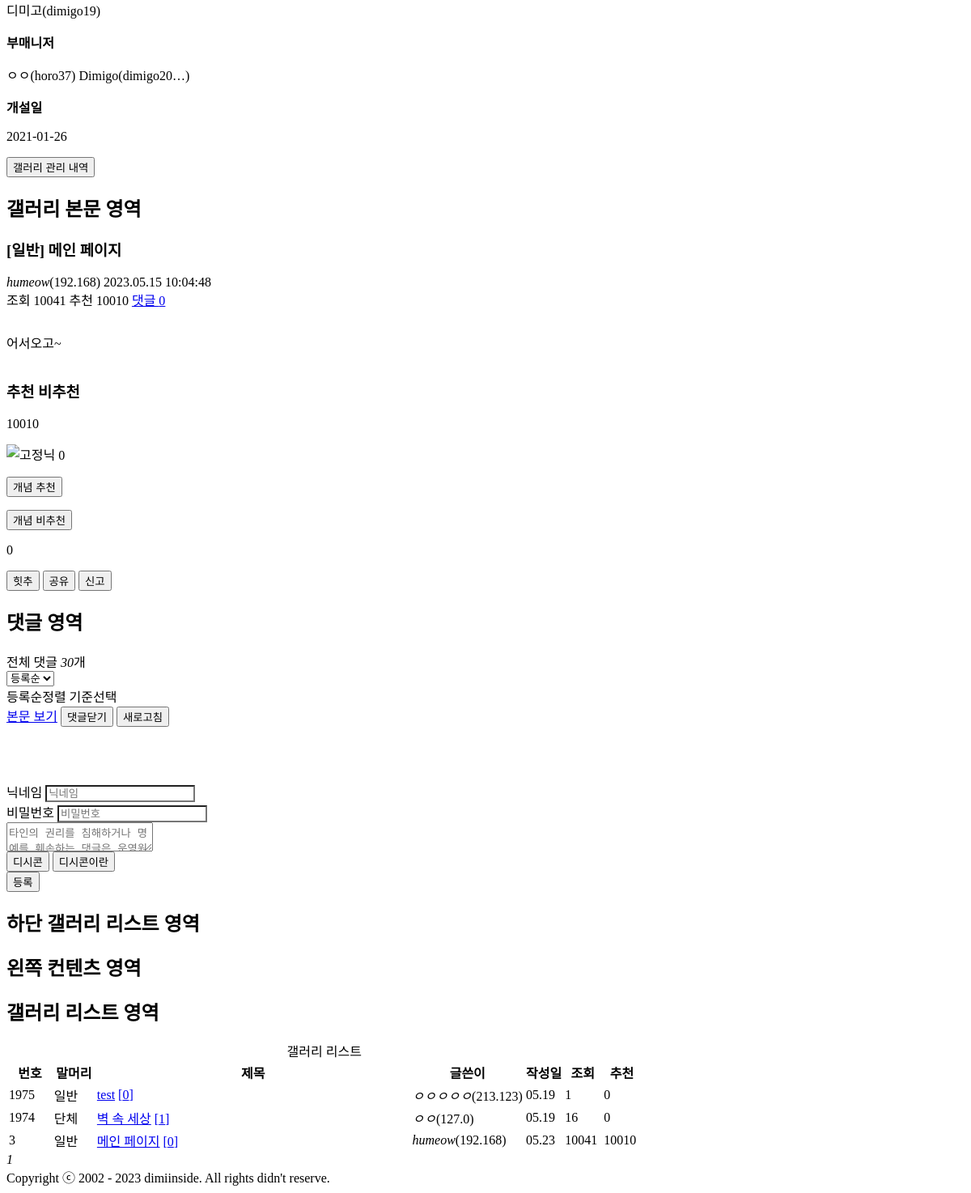
Page /gallery/wp/3 (lower part) on the earlier database version.
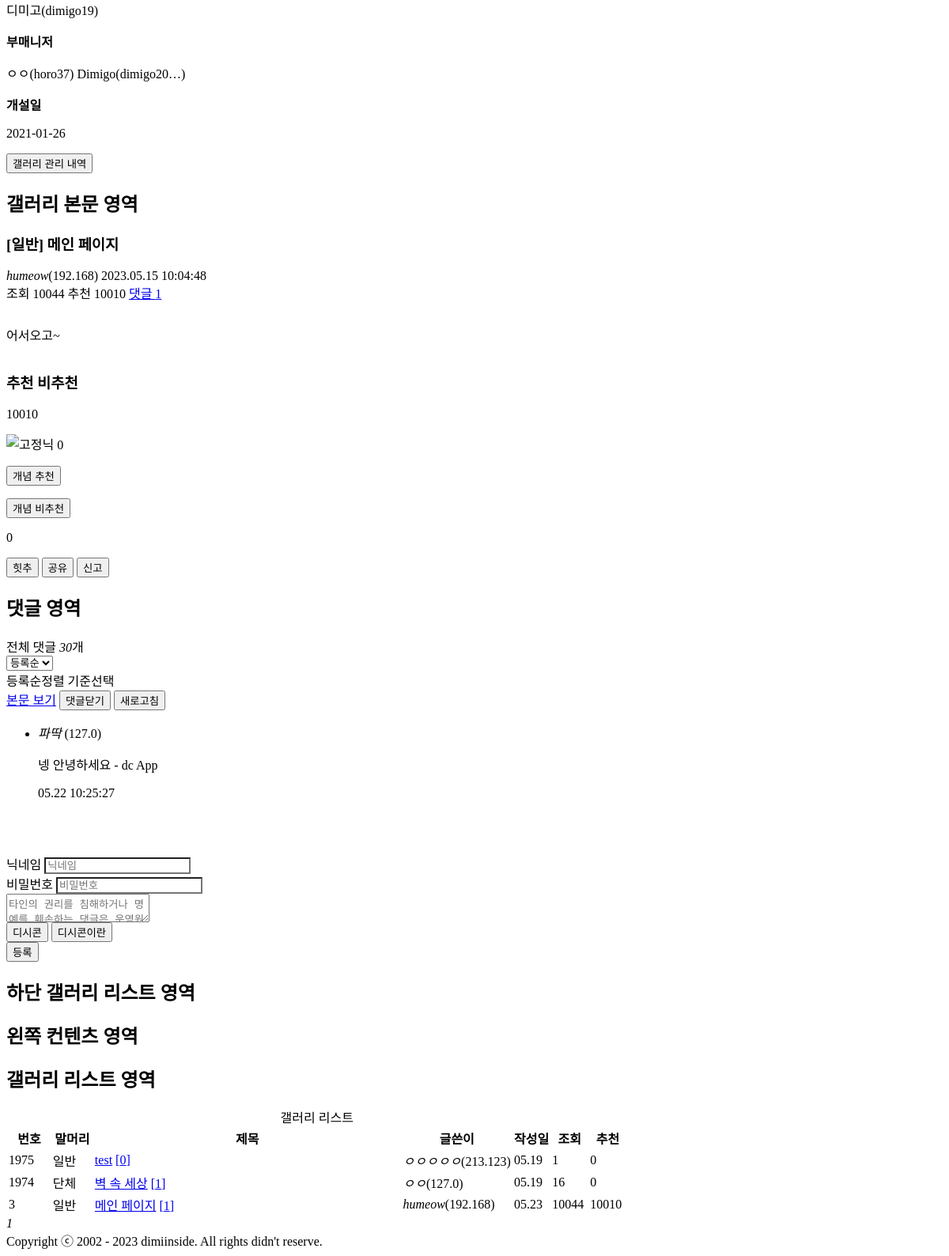
Same page on the later database version.
### model/model.py (models this page shows)
class Writing(SQLModel, table=True):
    id: Optional[int] = Field(default=None, primary_key=True)
    gallery: str
    subject: str
    title: str
    nickname: str
    ip: str
    date: str
    count: int
    recommend: int = Field(default=0)
    unrecommend: int = Field(default=0)
    content: str
    chat_ids: str = Field(default="")

class Replys(SQLModel, table=True):
    id: int = Field(default=None, primary_key=True, unique=True)
    name: str
    password: str
    ip: str
    context: str
    date: str
    writing_id: int
    class Config:
        arbitrary_types_allowed = True

### router/poetry.py (the view)
@router.get("/gallery/{gallery}/{writing_id}")
async def show_writing(request: Request, gallery, writing_id):
    with Session(engine) as session:
        statement = select(Writing).where(Writing.id == writing_id).where(Writing.gallery == gallery)
        results = session.exec(statement)
        resFetch = results.first()
        if resFetch is None:
            return None
        foot_writing_dict_list = foot_writing_dict_list_func(gallery)
        reply_dict_list = load_reply(writing_id)
        resFetch.count += 1
        session.add(resFetch)
        session.commit()
        session.refresh(resFetch)
        now_writing_dict = {
            "id": writing_id,
            "gallery": gallery,
            "subject": resFetch.subject,
            "title": resFetch.title,
            "nickname": resFetch.nickname,
            "ip": resFetch.ip,
            "reply_num": len(reply_dict_list),
            "date": resFetch.date,
            "count": resFetch.count,  # 조회수
            "recommend": resFetch.recommend,  # 추천
            "unrecommend": resFetch.unrecommend,
            "content": resFetch.content,
            "chat_id": resFetch.chat_ids.split(","),
        }
        gallery_list = [
            ["DC", 'dc'],
            ["EB", 'eb'],
            ["WP", 'wp'],
            ["HD", 'hd'],
            ["허관무", 'gwanmu'],
        ]
        return templates.TemplateResponse("clear_last.html",
                                          {"request": request, "now_writing_dict": now_writing_dict, "gallery_list": gallery_list,
                                           "foot_writing_dict_list": foot_writing_dict_list, "reply_dict_list": reply_dict_list,
                                          "gallery_list_length": len(gallery_list), })

### templates/clear_last.html (shortened to what this page needs)
<html lang="ko" class="darkmode"><head>
	<link rel="stylesheet" type="text/css" href="https://nstatic.dcinside.com/dc/w/css/reset.css?v=3">
	<link rel="stylesheet" type="text/css" href="https://nstatic.dcinside.com/dc/w/css/common.css?v=220722">
	<link rel="stylesheet" type="text/css" href="https://nstatic.dcinside.com/dc/w/css/contents.css?v=221013_3">
  	<link rel="stylesheet" type="text/css" href="https://nstatic.dcinside.com/dc/w/css/minor.css?v=220722">
  	<link rel="stylesheet" type="text/css" href="https://nstatic.dcinside.com/dc/w/css/popup.css?v=221012">
  	<link rel="stylesheet" type="text/css" href="https://nstatic.dcinside.com/dc/w/css/research.css?v=220722">
  	<link rel="stylesheet" type="text/css" href="https://nstatic.dcinside.com/dc/w/css/og.css?v=221107">
  		<link rel="stylesheet" href="https://nstatic.dcinside.com/dc/w/css/minor.css?v=220106" type="text/css" charset="utf-8">
  </head><body>
  <div id="top" class="dcwrap width1160 view_wrap miniwrap">
        <div class="wrap_inner ">
    <main id="container" class="clear mini_view">
	<section>
<article>
  <div class="issue_wrap">
	<div class="issuebox gallery_box">
	  <div class="issue_contentbox clear">
	<div class="minor_intro_box clear">
		<div class="info_contbox">
						<div class="inner">
								<div class="info_cont">
					<p class="cont">
										<span class="mng_nick">디미고(dimigo19)</span>
										</p>
				</div>
				<div class="info_cont">
					<strong class="tit">부매니저</strong>
					<p class="cont">
											<span class="mng_nick">ㅇㅇ(<span title="horo37">horo37</span>)
											<span class="mng_nick">Dimigo(<span title="dimigo2020">dimigo20…</span>)
															</span></span></p>
				</div>
				<div class="info_cont">
					<strong class="tit">개설일</strong>
					<p class="cont">2021-01-26</p>
				</div>
				<div class="info_cont">
	  				<button type="button" class="font_lightpurple btn_mngadmin_report" onclick="alert('갤러리 관리 내역을 공개하지 않는 갤러리입니다.')">갤러리 관리 내역</button>
	  			</div>
							</div>
		</div>
	</div>
</div>
	</div>
  </div>
</article>
		<article>
			<h2 class="blind">갤러리 본문 영역</h2>
			<div class="view_content_wrap">
				<header>
					<div class="gallview_head clear ub-content">
						<h3 class="title ub-word">
												<span class="title_headtext">[{{now_writing_dict['subject']}}]</span> <span class="title_subject">{{now_writing_dict['title']}}</span></h3>
												<div class="gall_writer ub-writer" data-nick="{{now_writing_dict['nickname']}}" data-uid="" data-ip="{{now_writing_dict['ip']}}" data-loc="view">
							<div class="fl">
								<span class="nickname" title="{{now_writing_dict['nickname']}}"><em>{{now_writing_dict['nickname']}}</em></span><span class="ip">({{now_writing_dict['ip']}})</span>																<span class="gall_date" title="2023-05-15 10:04:48">2023.05.15 10:04:48</span>
															</div>
							<div class="fr">
								<span class="gall_count">조회 {{now_writing_dict['count']}}</span>
								<span class="gall_reply_num">추천 {{now_writing_dict['recommend']}}</span>
								<span class="gall_comment"><a href="#focus_cmt">댓글 {{now_writing_dict['reply_num']}}</a></span>
							</div>
						</div>
					</div>
				</header>
				<div class="gallview_contents">
					<div class="inner clear">
											<div class="writing_view_box">
							<pre></pre>							<div class="write_div" style="overflow:hidden;width:900px;">
							<p style="white-space: pre-line;">{{now_writing_dict['content']}}</p>
							</div>
						</div>
												<div class="btn_recommend_box recomuse_y morebox">
													<h3 class="blind">추천 비추천</h3>
														<div class="inner_box">
							<div class="inner">
															<div class="up_num_box">
									<p class="up_num font_red" id="recommend_view_up_{{now_writing_dict['id']}}">{{now_writing_dict['recommend']}}</p>
									<p class="sup_num">
										<spen class="writer_nikcon">
	                						<img src="//nstatic.dcinside.com/dc/w/images/fix_nik.gif" alt="고정닉">
	            						</spen>
										<span class="font_blue smallnum" id="recommend_view_up_fix_2053">0</span>
									</p>
								</div>
								<form id="writing_recommend" action="/recommend" method="post">
									<button form="writing_recommend" type="submit" class="btn_recom_up" data-no="{{now_writing_dict['id']}}"><span class="blind">개념 추천</span><em class="sp_img icon_recom_up"></em></button>
								</form>
							</div>
							<div class="inner">
								<form id="writing_unrecommend" action="/recommend" method="post">
									<button form="writing_unrecommend" type="submit" class="btn_recom_down" data-no="{{now_writing_dict['id']}}"><span class="blind">개념 비추천</span><em class="sp_img icon_recom_down"></em></button>
								</form>
								<div class="down_num_box">
									<p class="down_num" id="recommend_view_down_{{now_writing_dict['id']}}">{{now_writing_dict['unrecommend']}}</p>
								</div>
							</div>
														</div>
																					<div class="recom_bottom_box clear three">
																<button type="button" class="btn_nhitgall" data-no="2053"><em class="sp_img icon_nhitgall"></em>힛추</button>
																																								<button type="button" class="btn_snsmore" data-no="2053"><em class="sp_img icon_snsmore"></em>공유</button>
								<button type="button" class="btn_report" data-no="2053"><em class="sp_img icon_report"></em>신고</button>
							</div>
						</div>
									</div>
			</div>
<div class="view_comment" id="focus_cmt">
	<h2 class="blind">댓글 영역</h2>
	<div id="comment_wrap_2140889" class="comment_wrap show" data-article-lv="10" data-sort-type="" data-comment-cnt="0" data-article-no="2140889">
		<div class="comment_count">
			<div class="fl num_box">
				전체 댓글 <em class="font_red"><span id="comment_total_2140889">30</span></em>개
				<div class="select_box array_latest">
					<select name="selCommentSort">
						<option value="D">등록순</option>
					</select>
					<div class="select_area" onclick="showLayer(this, 'commentSortLayer_2140889');return false;"><span class="comment_sort_txt">등록순</span><span class="blind">정렬 기준선택</span><em class="sp_img icon_option_more"></em></div>
				</div>
			</div>
			<div class="fr">
				<a href="#container" class="contgo">본문 보기</a>
				<button type="button" class="btn_cmt_close" data-no="2140889" data-loc="TOP"><span>댓글닫기</span><em class="sp_img icon_cmt_more"></em></button>
				<button type="button" class="btn_cmt_refresh" data-no="2140889" data-sort="" onclick="window.location.reload()">새로고침</button>
			</div>
		</div>
	<div class="comment_box">
	<ul class="cmt_list">
	{% for reply_dict in reply_dict_list %}
			<li id="comment_li_{{reply_dict['id']}}" class="ub-content">
				<div class="cmt_info clear" data-no="{{reply_dict['id']}}" data-rcnt="0" data-article-no="{{now_writing_dict['id']}}">
					<div class="cmt_nickbox">
						<span class="gall_writer ub-writer" data-nick="{{reply_dict['name']}}" data-uid="" data-ip="{{reply_dict['ip']}}">
							<span class="nickname">
								<em title="{{reply_dict['name']}}">{{reply_dict['name']}}</em>
								<span class="ip">({{reply_dict['ip']}})</span>
							</span>
						</span>
					</div>
					<div class="clear cmt_txtbox btn_reply_write_all">
						<p class="usertxt ub-word" style="white-space: pre-line;">{{reply_dict['context']}}  - dc App</p>
					</div>
					<div class="fr clear">
						<span class="date_time">{{reply_dict['date']}}</span>
					</div>
				</div>
			</li>
	{% endfor %}
	</ul>
	</div>
			<br>
			<br>
<form action="/reply" method="post" id="reply">
    <div class="cmt_write_box clear">
        	<div class="fl">
    						<div class="user_info_input">
    			<label for="user_nick" class="blind">닉네임</label>
    			<input type="text" id="name_2053" name="name" placeholder="닉네임" onfocus="this.style.background='#FFFFFF'" maxlength="20" style="background: rgb(255, 255, 255);">
    		</div>
    		<div class="user_info_input">
    			<label for="user_pw" class="blind">비밀번호</label>
    			<input type="password" id="password_2053" name="password" placeholder="비밀번호" onfocus="this.style.background='#FFFFFF'" maxlength="20" style="background: rgb(255, 255, 255);">
    		</div>
    					</div>
    	<div class="cmt_txt_cont">
    		<div class="cmt_write">
    			<textarea form="reply" name="content" id="memo_2053" onfocus=" " maxlength="400" placeholder="타인의 권리를 침해하거나 명예를 훼손하는 댓글은 운영원칙 및 관련 법률에 제재를 받을 수 있습니다.
Shift+Enter 키를 동시에 누르면 줄바꿈이 됩니다."></textarea>
    		</div>
    		<div class="cmt_cont_bottm clear">
    			 <div class="dccon_guidebox">
    				<button type="button" class="btn_white small tx_dccon" data-no="2053"><em class="sp_img icon_dccon"></em>디시콘</button>
    				<button type="button" class="btn_dccon_guide">
    				<span class="blind">디시콘이란</span><em class="sp_img icon_guide_open"></em>
    				</button>
    			</div>
    			<div class="fr">
    							<button type="submit" class="btn_lightpurple btn_svc small repley_add" data-no="2053">등록</button>
    			</div>
    		</div>
    	</div>
    </div>
</form>
</div>
		</div></article>
		<article>
			<h2 class="blind">하단 갤러리 리스트 영역</h2>
			<div id="bottom_listwrap" class="listwrap clear">
				<section class="left_content">
					<h2 class="blind">왼쪽 컨텐츠 영역</h2>
					<article>
						<h2 class="blind">갤러리 리스트 영역</h2>
						<div class="gall_listwrap list">
							<div id="survey" style="display: none;"></div><table class="gall_list ">
								<caption>갤러리 리스트</caption>
								<colgroup>
									<col style="width:7%">
																		<col style="width:51px">
																		<col>
									                        			<col style="width:18%">
                        												<col style="width:6%">
									<col style="width:6%">
									<col style="width:6%">
								</colgroup>
								<thead>
									<tr>
										<th scope="col">번호</th>
										<th scope="col">말머리</th>
										<th scope="col">제목</th>
										<th scope="col">글쓴이</th>
										<th scope="col">작성일</th>
										<th scope="col">조회</th>
										<th scope="col">추천</th>
									</tr>
								</thead>
								<tbody>
									{% for foot_writing_dict in foot_writing_dict_list %}
										{% if foot_writing_dict['id'] == now_writing_dict['id'] %}
										<tr class="ub-content ctr">
											<td class="gall_num"><span class="sp_img crt_icon"> </span></td>
											<td class="gall_subject">{{foot_writing_dict['subject']}}</td>
											<td class="gall_tit ub-word">
												<a href="/gallery/{{now_writing_dict['gallery']}}/{{foot_writing_dict['id']}}" view-msg=""><em class="icon_img icon_txt"></em>{{foot_writing_dict['title']}}</a>
												<a class="reply_numbox" href="/gallery/{{now_writing_dict['gallery']}}/{{foot_writing_dict['id']}}"><span class="reply_num">[{{foot_writing_dict['reply_num']}}]</span></a>
											</td>
											<td class="gall_writer ub-writer" data-nick="{{foot_writing_dict['nickname']}}" data-uid="" data-ip="{{foot_writing_dict['ip']}}" data-loc="view_list">
											<span class="nickname" title="{{foot_writing_dict['nickname']}}"><em>{{foot_writing_dict['nickname']}}</em></span><span class="ip">({{foot_writing_dict['ip']}})</span>																					</td>
											<td class="gall_date" title="{{foot_writing_dict['date']}}">{{foot_writing_dict['specific_date']}}</td>
											<td class="gall_count">{{foot_writing_dict['count']}}</td>
											<td class="gall_recommend">{{foot_writing_dict['recommend']}}</td>
										</tr>
										{% else %}
										<tr class="ub-content ctr">
											<td class="gall_num">{{foot_writing_dict['id']}}</td>
											<td class="gall_subject">{{foot_writing_dict['subject']}}</td>
											<td class="gall_tit ub-word">
												<a href="/gallery/{{now_writing_dict['gallery']}}/{{foot_writing_dict['id']}}" view-msg=""><em class="icon_img icon_txt"></em>{{foot_writing_dict['title']}}</a>
												<a class="reply_numbox" href="/gallery/{{now_writing_dict['gallery']}}/{{foot_writing_dict['id']}}"><span class="reply_num">[{{foot_writing_dict['reply_num']}}]</span></a>
											</td>
											<td class="gall_writer ub-writer" data-nick="{{foot_writing_dict['nickname']}}" data-uid="" data-ip="{{foot_writing_dict['ip']}}" data-loc="view_list">
											<span class="nickname" title="{{foot_writing_dict['nickname']}}"><em>{{foot_writing_dict['nickname']}}</em></span><span class="ip">({{foot_writing_dict['ip']}})</span>																					</td>
											<td class="gall_date" title="{{foot_writing_dict['date']}}">{{foot_writing_dict['specific_date']}}</td>
											<td class="gall_count">{{foot_writing_dict['count']}}</td>
											<td class="gall_recommend">{{foot_writing_dict['recommend']}}</td>
										</tr>
										{% endif %}
									{% endfor %}
								</tbody>
							</table>
						</div>
						<div class="bottom_paging_wrap">
    						<div class="bottom_paging_box iconpaging">
    							<em>1</em>    						</div>
         						</div>
					</article>
				</section>
			</div>
		</article>
	</section>
</main>
</div>
    <footer class="dcfoot type1">
     <div class="copyright">Copyright ⓒ 2002 - 2023 dimiinside. All rights didn't reserve.</div>
    </footer>
      </div>
</body></html>

### templates/clear_last.html (style rules this page uses)
.writing_view_box { position: relative !important; overflow:hidden; }

Differences in the rows shown:
changed Writing "메인 페이지": count "10041" → "10044"; reply_num "0" → "1"
added Replys: name "파딱", ip "127.0", context "넹 안녕하세요", date "05.22 10:25:27"
Other differences:
{{ now_writing_dict['reply_num'] }}: "0" → "1"
